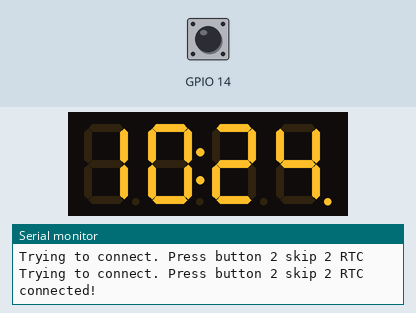
Recording of a sketch running on a simulated ESP8266 (Wemos D1 mini). On the bench: 4-digit seven-segment display, the last lines printed to the serial monitor. Inputs (shaded band) come from the test bench; at power-on: GPIO 14 HIGH. WiFi joins after 1.5 s; servers stay silent unless stated; network time is answered at once with the bench clock; the local clock reads 2024-03-15 10:24:30 at power-on unless the sketch sets it.

Above: at 2.8 s.
2.9 s: GPIO 14 pulled LOW for 0.15 s
At 5.7 s:
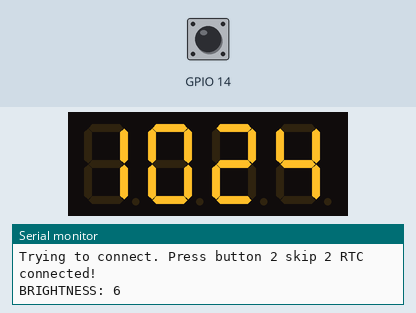
5.8 s: GPIO 14 pulled LOW for 1 s
9.1 s: GPIO 14 pulled LOW for 0.15 s
12.1 s: GPIO 14 pulled LOW for 3.2 s
Timing chart, 0 to 15.1 s (numbered marks = the images above; inputs shaded):
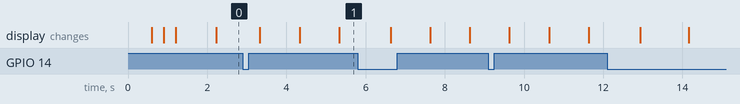

The sketch:

tm1637clock_v1.3.ino
```cpp
#include <NTPClient.h>
#include <ESP8266WiFi.h>
#include <WiFiUdp.h>
#include "RTClib.h"
#include "TM1637Display.h"
#include <WiFiManager.h>          //https://github.com/tzapu/WiFiManager WiFi Configuration Magic


/* Libraries used:
RTC module: https://github.com/adafruit/RTClib
NTP client: https://github.com/arduino-libraries/NTPClient/tree/master
display: https://github.com/avishorp/TM1637/blob/master/TM1637Display.h
*/

//wemos d1 mini (clone)

    // NON-blocking timer function (delay() is EVIL)
    int myTimer(int everywhen){

      static unsigned long t1, diff_time;
      int ret=0;

      diff_time= millis() - t1;

      if(diff_time >= everywhen){

        t1= millis();
        ret=1;
      }
      return ret;
    }


//TM1637 DISPLAY SETUP
#define CLK 13
#define DIO 12

    TM1637Display mydisplay(CLK, DIO);

//END TM1637 DISPLAY SETUP


  //wifi credentials
  const char *ssid     = "your_ssid";
  const char *password = "your_pw";


  WiFiUDP ntpUDP;  //NTP server uses UDP communication protocol

// You can specify the time server pool and the offset, (in seconds, es:(3600=1h))
// additionally you can specify the update interval (in milliseconds).
  NTPClient timeClient(ntpUDP, "ntp1.inrim.it", 7200);

  RTC_DS1307 rtc;

void setup() {

    Serial.begin(115200);
    mydisplay.setBrightness(7); //display brightness
    pinMode(14, INPUT_PULLUP);


    //wifimanager --> per captive portal
    // WiFiManager wifiManager;
    // wifiManager.autoConnect("Clock_8266", "resident");
    //end wifimanager


//SETUP NTP
    WiFi.begin(ssid, password);
    mydisplay.clear();
    int ct=4;   //counter used for waiting-4-wifi animation

    //cycle that waits for connection
      while (WiFi.status() != WL_CONNECTED ) {

           //setSegments(const uint8_t segments[], uint8_t length = 1, uint8_t pos = 0); i'll use for an other animation

           if(myTimer(300)){

                  //animation code
                  if(ct<4 && ct>-1){
                  mydisplay.showNumberDecEx(0, 0, false, 1, ct);
                  Serial.println( "Trying to connect. Press button 2 skip 2 RTC" );
                  ct--;

                  }

                  //clear() needs to be called in order to refresh the display
                  else if(ct==4){
                    mydisplay.clear();
                    //Serial.println("ct==4" );
                    ct--;
                  }

                  //resetting ct counter
                  else if(ct==-1){
                  ct=4;
                  //Serial.println("ct== -1");
                  }

            }


              //when button is pressed, skips directly to RTC MODE
              if(digitalRead(14) == LOW){
                  break;
              }
      }

      if(WiFi.status() == WL_CONNECTED){
          Serial.println("connected!");
          timeClient.begin();
          timeClient.update();
      }
//END SETUP NTP


//SETUP RTC

  //this checks if you wired the RTC module the right way
  if (!rtc.begin()) {
    Serial.println("Couldn't find RTC");
    Serial.flush();
    //while (1) delay(10); //comment this if you're not gonna use RTC, uncomment if you want to use RTC
  }

  //checks if RTC hasn't data in it yet
  if (!rtc.isrunning()) {
    Serial.println("RTC is NOT running, let's set the time!");

    // When time needs to be set on a new device, or after a power loss,
    // This line sets the RTC with an explicit date & time, for example to set
    // January 21, 2014 at 3am you would call:
    // rtc.adjust(DateTime(2014, 1, 21, 3, 0, 0));
    rtc.adjust(DateTime(2025, 3, 20, timeClient.getHours(), timeClient.getMinutes(), timeClient.getSeconds()));
    //PS: __DATE__ e __TIME__ are macros that sets the RTC to the date & time this sketch was compiled
  }

}


  byte bgt=7;
  bool blink=true;

void loop() {

  //about BRIGHTNESS CONTROL: i must find a way to replace delay() with a non-blocking timer
  //in order that a single press won't decrease brightness more than 1 point.

   if(digitalRead(14) == LOW){

    //byte bounce=1;

    if(bgt<=7 && bgt>1){
      --bgt;
    }
    else if(bgt==1){
      bgt=7;
    }

    mydisplay.setBrightness(bgt);

    Serial.print("BRIGHTNESS: ");
    Serial.println(bgt);

    delay(400); //need to replace this later...
              }

  //NTP Mode
  if(WiFi.status() == WL_CONNECTED){

  timeClient.update(); //mandatory


  //this part of code makes the colon (":") blink on/off every 1sec.
  if(myTimer(1000)){

    if(blink==true){
      //colon is ON
      mydisplay.showNumberDecEx(timeClient.getHours(), 0b01000000, true, 2, 0);
      mydisplay.showNumberDecEx(timeClient.getMinutes(), 0b01000000, true, 2, 2);
      blink=false;
   }

   else if(blink==false){
      //colon is OFF
      mydisplay.showNumberDecEx(timeClient.getHours(), 0, true, 2, 0);
      mydisplay.showNumberDecEx(timeClient.getMinutes(), 0, true, 2, 2);
      blink=true;
  }

  }


  }


  //RTC Mode (when there's no wifi)
  else{
  DateTime adesso = rtc.now();

  mydisplay.showNumberDecEx(adesso.hour(), 0b01000000, true, 2, 0);
  mydisplay.showNumberDecEx(adesso.minute(), 0b01000000, true, 2, 2);
     }


}
```

Measured:
- after the input at 2.9 s, the display: changes after 0.43 s (image 1)
